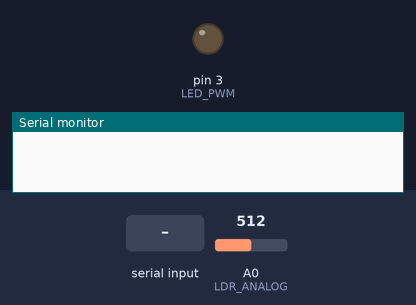
Recording of a sketch running on a simulated Arduino Uno, built with avr-gcc and run on an emulated ATmega328P. On the bench: output pins drawn as LEDs (lit = HIGH), the last lines printed to the serial monitor. The test bench sets the inputs (shaded band); at power-on: A0 (LDR_ANALOG) = 512.

Above: at 1.2 s.
1.3 s: "1" received over Serial
At 1.55 s:
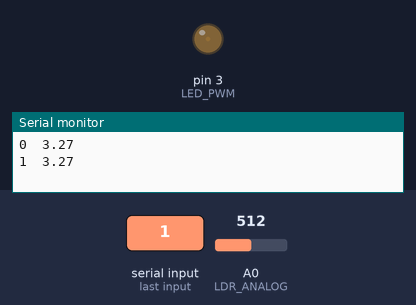
4.3 s: A0 (LDR_ANALOG) set to 1010
7.3 s: A0 (LDR_ANALOG) set to 1023
At 7.92 s:
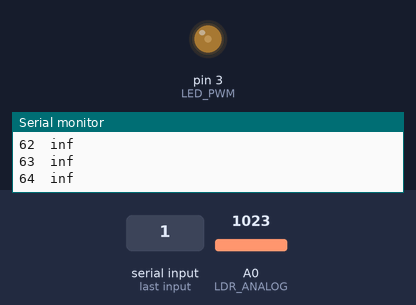
Timing chart, 0 to 22.3 s (numbered marks = the images above; inputs shaded):
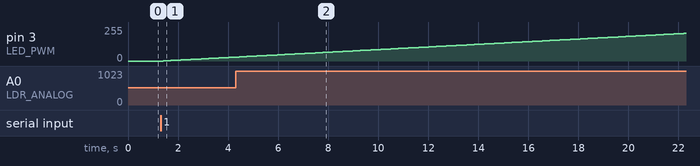

The sketch:

calibrate_m.ino
```cpp
#define R1 1E4  // Resistor
#define LDR_ANALOG A0 // Analog pin 0
#define LED_PWM 3 // PWM pin 3
#define MAX_ANALOG 1023.0 // maximum analog value 10 bits
#define MAX_DIGITAL 255 // maximum digital value 8 bits
#define VCC 5.0  // Power supply

const int n_data = 500; // Number of values of LDR to this Number of inputs
void getMatrix();
float voltage2LUX(float voltageOUT);

void setup() {
  // put your setup code here, to run once:
  Serial.begin(9600);
  pinMode(LED_PWM, OUTPUT);
}

void loop() {
  // put your main code here, to run repeatedly:
  if(Serial.available()==1){
    getMatrix();
    analogWrite(LED_PWM, 0); //turns off the LED
  }

}

void getMatrix(){
  byte b = 0;
  int i = 0;
  int sensor_val = 0;
  float v_out = 0;
  int pwm = 0;
  int flag = 1;
  for(i=0; i < 256*4; i++){
    analogWrite(LED_PWM, pwm); // volt to digital
    //read voltage at LDR
    delay(100);
    sensor_val = analogRead(LDR_ANALOG);
    v_out = sensor_val*VCC/MAX_ANALOG;

    float R2 = voltage2LUX(v_out);
    Serial.print(pwm);
    Serial.print('\t');
    Serial.println(R2);
    if(pwm==255){flag=-1;}
    else if(pwm==0){flag=1;}
    pwm += flag;
  }
}

float voltage2LUX(float voltageOUT){
  //m and b were computed from datasheet characteristic
  float m = -0.587;//slope
  float b = log10(2E4); //Intersection = log10(60000)kOhm

  float lux = pow(10, (log10((VCC/voltageOUT)*R1 - R1) - b) / m);
  return lux;
}
```

Measured:
- the behaviour switches between 1022 and 1023 on A0 (LDR_ANALOG) (found by bisection; images 1 and 2)
- after the input at 1.3 s, pin 3 (LED_PWM): moves from 0/255 to 29/255 over 2.8 s, starting after 0.10 s
